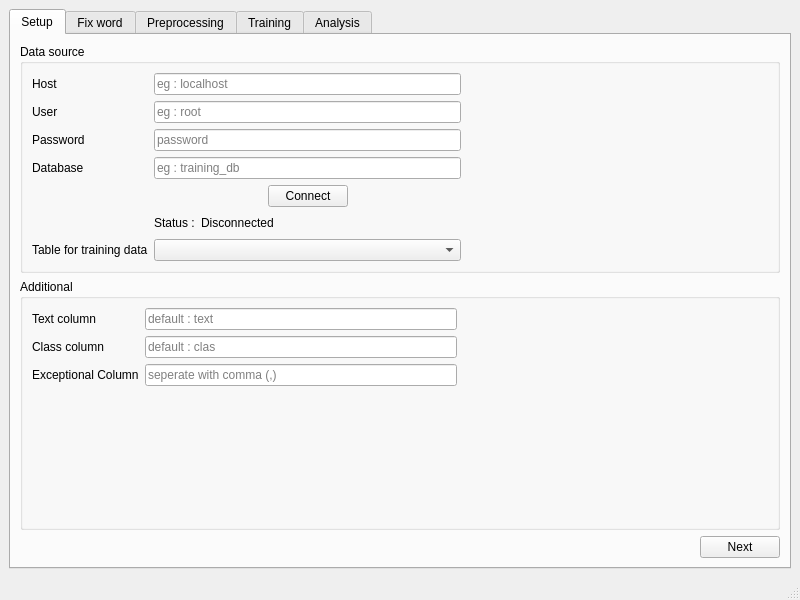
<?xml version="1.0" encoding="UTF-8"?>
<ui version="4.0">
 <class>MainWindow</class>
 <widget class="QMainWindow" name="MainWindow">
  <property name="geometry">
   <rect>
    <x>0</x>
    <y>0</y>
    <width>800</width>
    <height>600</height>
   </rect>
  </property>
  <property name="windowTitle">
   <string>Sentiment Analysis</string>
  </property>
  <widget class="QWidget" name="centralwidget">
   <layout class="QGridLayout" name="gridLayout">
    <item row="0" column="0">
     <widget class="QTabWidget" name="tabWidget">
      <property name="toolTip">
       <string/>
      </property>
      <property name="currentIndex">
       <number>0</number>
      </property>
      <widget class="QWidget" name="tab_setup">
       <attribute name="title">
        <string>Setup</string>
       </attribute>
       <layout class="QGridLayout" name="gridLayout_3">
        <item row="2" column="0">
         <spacer name="horizontalSpacer">
          <property name="orientation">
           <enum>Qt::Horizontal</enum>
          </property>
          <property name="sizeHint" stdset="0">
           <size>
            <width>40</width>
            <height>20</height>
           </size>
          </property>
         </spacer>
        </item>
        <item row="2" column="1">
         <widget class="QPushButton" name="pushButton_setup_next">
          <property name="text">
           <string>Next</string>
          </property>
         </widget>
        </item>
        <item row="1" column="0" colspan="2">
         <widget class="QGroupBox" name="groupBox_2">
          <property name="title">
           <string>Additional</string>
          </property>
          <layout class="QGridLayout" name="gridLayout_6">
           <item row="2" column="1">
            <widget class="QLineEdit" name="lineEdit_setup_except_col">
             <property name="toolTip">
              <string>&lt;html&gt;&lt;head/&gt;&lt;body&gt;&lt;p&gt;Column that not neccesary for process, eg : id column.&lt;/p&gt;&lt;/body&gt;&lt;/html&gt;</string>
             </property>
             <property name="placeholderText">
              <string>seperate with comma (,)</string>
             </property>
            </widget>
           </item>
           <item row="1" column="1">
            <widget class="QLineEdit" name="lineEdit_setup_clas_col">
             <property name="toolTip">
              <string>&lt;html&gt;&lt;head/&gt;&lt;body&gt;&lt;p&gt;Class column of data. Default : clas&lt;/p&gt;&lt;/body&gt;&lt;/html&gt;</string>
             </property>
             <property name="placeholderText">
              <string>default : clas</string>
             </property>
            </widget>
           </item>
           <item row="1" column="0">
            <widget class="QLabel" name="label_7">
             <property name="text">
              <string>Class column</string>
             </property>
            </widget>
           </item>
           <item row="0" column="0">
            <widget class="QLabel" name="label_6">
             <property name="text">
              <string>Text column</string>
             </property>
            </widget>
           </item>
           <item row="2" column="0">
            <widget class="QLabel" name="label_8">
             <property name="text">
              <string>Exceptional Column</string>
             </property>
            </widget>
           </item>
           <item row="0" column="1">
            <widget class="QLineEdit" name="lineEdit_setup_text_col">
             <property name="toolTip">
              <string>&lt;html&gt;&lt;head/&gt;&lt;body&gt;&lt;p&gt;Column for text to be process. Default : text&lt;/p&gt;&lt;/body&gt;&lt;/html&gt;</string>
             </property>
             <property name="placeholderText">
              <string>default : text</string>
             </property>
            </widget>
           </item>
           <item row="1" column="3">
            <spacer name="horizontalSpacer_5">
             <property name="orientation">
              <enum>Qt::Horizontal</enum>
             </property>
             <property name="sizeHint" stdset="0">
              <size>
               <width>40</width>
               <height>20</height>
              </size>
             </property>
            </spacer>
           </item>
           <item row="3" column="1">
            <spacer name="verticalSpacer">
             <property name="orientation">
              <enum>Qt::Vertical</enum>
             </property>
             <property name="sizeHint" stdset="0">
              <size>
               <width>20</width>
               <height>40</height>
              </size>
             </property>
            </spacer>
           </item>
          </layout>
          <zorder>label_6</zorder>
          <zorder>label_7</zorder>
          <zorder>label_8</zorder>
          <zorder>lineEdit_setup_except_col</zorder>
          <zorder>lineEdit_setup_clas_col</zorder>
          <zorder>lineEdit_setup_text_col</zorder>
          <zorder>horizontalSpacer_5</zorder>
          <zorder>verticalSpacer</zorder>
         </widget>
        </item>
        <item row="0" column="0" colspan="2">
         <widget class="QGroupBox" name="groupBox">
          <property name="title">
           <string>Data source</string>
          </property>
          <layout class="QGridLayout" name="gridLayout_4">
           <item row="0" column="0">
            <widget class="QLabel" name="label">
             <property name="text">
              <string>Host</string>
             </property>
            </widget>
           </item>
           <item row="1" column="0">
            <widget class="QLabel" name="label_2">
             <property name="text">
              <string>User</string>
             </property>
            </widget>
           </item>
           <item row="6" column="1">
            <widget class="QComboBox" name="comboBox_setup_table"/>
           </item>
           <item row="3" column="0">
            <widget class="QLabel" name="label_4">
             <property name="text">
              <string>Database</string>
             </property>
            </widget>
           </item>
           <item row="3" column="1">
            <widget class="QLineEdit" name="lineEdit_setup_db">
             <property name="toolTip">
              <string>&lt;html&gt;&lt;head/&gt;&lt;body&gt;&lt;p&gt;Database to use&lt;/p&gt;&lt;/body&gt;&lt;/html&gt;</string>
             </property>
             <property name="placeholderText">
              <string>eg : training_db</string>
             </property>
            </widget>
           </item>
           <item row="6" column="0">
            <widget class="QLabel" name="label_5">
             <property name="text">
              <string>Table for training data</string>
             </property>
            </widget>
           </item>
           <item row="4" column="2">
            <spacer name="horizontalSpacer_3">
             <property name="orientation">
              <enum>Qt::Horizontal</enum>
             </property>
             <property name="sizeHint" stdset="0">
              <size>
               <width>40</width>
               <height>20</height>
              </size>
             </property>
            </spacer>
           </item>
           <item row="2" column="0">
            <widget class="QLabel" name="label_3">
             <property name="text">
              <string>Password</string>
             </property>
            </widget>
           </item>
           <item row="2" column="1">
            <widget class="QLineEdit" name="lineEdit_setup_password">
             <property name="toolTip">
              <string>&lt;html&gt;&lt;head/&gt;&lt;body&gt;&lt;p&gt;User password&lt;/p&gt;&lt;/body&gt;&lt;/html&gt;</string>
             </property>
             <property name="echoMode">
              <enum>QLineEdit::Password</enum>
             </property>
             <property name="placeholderText">
              <string>password</string>
             </property>
            </widget>
           </item>
           <item row="0" column="1">
            <widget class="QLineEdit" name="lineEdit_setup_host">
             <property name="toolTip">
              <string>&lt;html&gt;&lt;head/&gt;&lt;body&gt;&lt;p&gt;Host of database server&lt;/p&gt;&lt;/body&gt;&lt;/html&gt;</string>
             </property>
             <property name="text">
              <string/>
             </property>
             <property name="placeholderText">
              <string>eg : localhost</string>
             </property>
            </widget>
           </item>
           <item row="1" column="1">
            <widget class="QLineEdit" name="lineEdit_setup_user">
             <property name="toolTip">
              <string>&lt;html&gt;&lt;head/&gt;&lt;body&gt;&lt;p&gt;Database user&lt;/p&gt;&lt;/body&gt;&lt;/html&gt;</string>
             </property>
             <property name="placeholderText">
              <string>eg : root</string>
             </property>
            </widget>
           </item>
           <item row="4" column="1">
            <layout class="QGridLayout" name="gridLayout_5">
             <item row="0" column="0">
              <spacer name="horizontalSpacer_2">
               <property name="orientation">
                <enum>Qt::Horizontal</enum>
               </property>
               <property name="sizeHint" stdset="0">
                <size>
                 <width>40</width>
                 <height>20</height>
                </size>
               </property>
              </spacer>
             </item>
             <item row="0" column="1">
              <widget class="QPushButton" name="pushButton_setup_connect">
               <property name="text">
                <string>Connect</string>
               </property>
              </widget>
             </item>
             <item row="0" column="2">
              <spacer name="horizontalSpacer_4">
               <property name="orientation">
                <enum>Qt::Horizontal</enum>
               </property>
               <property name="sizeHint" stdset="0">
                <size>
                 <width>40</width>
                 <height>20</height>
                </size>
               </property>
              </spacer>
             </item>
            </layout>
           </item>
           <item row="5" column="1">
            <layout class="QHBoxLayout" name="horizontalLayout">
             <item>
              <widget class="QLabel" name="label_12">
               <property name="text">
                <string>Status :</string>
               </property>
              </widget>
             </item>
             <item>
              <widget class="QLabel" name="label_setup_status_connect">
               <property name="text">
                <string>Disconnected</string>
               </property>
              </widget>
             </item>
             <item>
              <spacer name="horizontalSpacer_8">
               <property name="orientation">
                <enum>Qt::Horizontal</enum>
               </property>
               <property name="sizeHint" stdset="0">
                <size>
                 <width>40</width>
                 <height>20</height>
                </size>
               </property>
              </spacer>
             </item>
            </layout>
           </item>
          </layout>
         </widget>
        </item>
       </layout>
      </widget>
      <widget class="QWidget" name="tab_fix_word">
       <attribute name="title">
        <string>Fix word</string>
       </attribute>
       <layout class="QGridLayout" name="gridLayout_7">
        <item row="0" column="2" rowspan="4" colspan="3">
         <layout class="QGridLayout" name="gridLayout_10">
          <item row="0" column="0">
           <widget class="QTableWidget" name="tableWidget_fixword"/>
          </item>
         </layout>
        </item>
        <item row="4" column="4">
         <widget class="QPushButton" name="pushButton_fixword_next">
          <property name="text">
           <string>Next</string>
          </property>
         </widget>
        </item>
        <item row="4" column="2">
         <spacer name="horizontalSpacer_6">
          <property name="orientation">
           <enum>Qt::Horizontal</enum>
          </property>
          <property name="sizeHint" stdset="0">
           <size>
            <width>40</width>
            <height>20</height>
           </size>
          </property>
         </spacer>
        </item>
        <item row="2" column="1">
         <widget class="QPushButton" name="pushButton_fixword_save">
          <property name="text">
           <string>Save</string>
          </property>
         </widget>
        </item>
        <item row="3" column="1">
         <spacer name="verticalSpacer_2">
          <property name="orientation">
           <enum>Qt::Vertical</enum>
          </property>
          <property name="sizeHint" stdset="0">
           <size>
            <width>20</width>
            <height>40</height>
           </size>
          </property>
         </spacer>
        </item>
        <item row="0" column="0">
         <widget class="QLabel" name="label_9">
          <property name="text">
           <string>Word</string>
          </property>
         </widget>
        </item>
        <item row="1" column="0">
         <widget class="QLabel" name="label_10">
          <property name="text">
           <string>Word fix</string>
          </property>
         </widget>
        </item>
        <item row="0" column="1">
         <widget class="QLineEdit" name="lineEdit_fixword_word">
          <property name="readOnly">
           <bool>true</bool>
          </property>
          <property name="placeholderText">
           <string/>
          </property>
         </widget>
        </item>
        <item row="1" column="1">
         <widget class="QLineEdit" name="lineEdit_fixword_wordfix">
          <property name="toolTip">
           <string>Word fix</string>
          </property>
         </widget>
        </item>
        <item row="4" column="3">
         <widget class="QPushButton" name="pushButton_fixword_back">
          <property name="text">
           <string>Back</string>
          </property>
         </widget>
        </item>
       </layout>
      </widget>
      <widget class="QWidget" name="tab_preprocessing">
       <attribute name="title">
        <string>Preprocessing</string>
       </attribute>
       <layout class="QGridLayout" name="gridLayout_11">
        <item row="2" column="2">
         <widget class="QPushButton" name="pushButton_preprocessing_next">
          <property name="text">
           <string>Next</string>
          </property>
         </widget>
        </item>
        <item row="2" column="0">
         <spacer name="horizontalSpacer_7">
          <property name="orientation">
           <enum>Qt::Horizontal</enum>
          </property>
          <property name="sizeHint" stdset="0">
           <size>
            <width>40</width>
            <height>20</height>
           </size>
          </property>
         </spacer>
        </item>
        <item row="1" column="0" colspan="3">
         <widget class="QGroupBox" name="groupBox_4">
          <property name="title">
           <string>Result</string>
          </property>
          <layout class="QGridLayout" name="gridLayout_13">
           <item row="3" column="0" colspan="2">
            <widget class="QTableWidget" name="tableWidget_preprocessing_features_list_after"/>
           </item>
           <item row="3" column="2" colspan="6">
            <widget class="QTableWidget" name="tableWidget_preprocessing_vsm"/>
           </item>
           <item row="0" column="0" colspan="8">
            <layout class="QGridLayout" name="gridLayout_14">
             <item row="2" column="2">
              <widget class="QLabel" name="label_preprocessing_feature_after">
               <property name="text">
                <string>0</string>
               </property>
              </widget>
             </item>
             <item row="2" column="5">
              <widget class="QLabel" name="label_21">
               <property name="text">
                <string>%</string>
               </property>
              </widget>
             </item>
             <item row="1" column="2">
              <widget class="QLabel" name="label_preprocessing_feature_before">
               <property name="text">
                <string>0</string>
               </property>
              </widget>
             </item>
             <item row="1" column="1">
              <widget class="QLabel" name="label_17">
               <property name="text">
                <string>:</string>
               </property>
              </widget>
             </item>
             <item row="2" column="3">
              <widget class="QLabel" name="label_19">
               <property name="text">
                <string>Reduction : </string>
               </property>
              </widget>
             </item>
             <item row="2" column="1">
              <widget class="QLabel" name="label_18">
               <property name="text">
                <string>:</string>
               </property>
              </widget>
             </item>
             <item row="2" column="4">
              <widget class="QLabel" name="label_preprocessing_feature_reduction">
               <property name="text">
                <string>0</string>
               </property>
              </widget>
             </item>
             <item row="1" column="0">
              <widget class="QLabel" name="label_14">
               <property name="text">
                <string>Total feature before</string>
               </property>
              </widget>
             </item>
             <item row="2" column="0">
              <widget class="QLabel" name="label_15">
               <property name="text">
                <string>Total feature</string>
               </property>
              </widget>
             </item>
             <item row="2" column="6">
              <spacer name="horizontalSpacer_12">
               <property name="orientation">
                <enum>Qt::Horizontal</enum>
               </property>
               <property name="sizeHint" stdset="0">
                <size>
                 <width>40</width>
                 <height>20</height>
                </size>
               </property>
              </spacer>
             </item>
            </layout>
           </item>
           <item row="2" column="2" colspan="3">
            <widget class="QLabel" name="label_16">
             <property name="text">
              <string>Vector Space Model</string>
             </property>
            </widget>
           </item>
           <item row="2" column="0">
            <widget class="QLabel" name="label_20">
             <property name="text">
              <string>Feature</string>
             </property>
            </widget>
           </item>
          </layout>
         </widget>
        </item>
        <item row="0" column="0" colspan="3">
         <widget class="QGroupBox" name="groupBox_3">
          <property name="title">
           <string>Preprocessing setting</string>
          </property>
          <layout class="QGridLayout" name="gridLayout_12">
           <item row="2" column="1">
            <widget class="QLabel" name="label_11">
             <property name="text">
              <string>Number of feature</string>
             </property>
            </widget>
           </item>
           <item row="3" column="1">
            <widget class="QLabel" name="label_13">
             <property name="text">
              <string>Threshold</string>
             </property>
            </widget>
           </item>
           <item row="2" column="4">
            <spacer name="horizontalSpacer_9">
             <property name="orientation">
              <enum>Qt::Horizontal</enum>
             </property>
             <property name="sizeHint" stdset="0">
              <size>
               <width>40</width>
               <height>20</height>
              </size>
             </property>
            </spacer>
           </item>
           <item row="3" column="2" colspan="2">
            <widget class="QLineEdit" name="lineEdit_preprocessing_threshold">
             <property name="toolTip">
              <string>&lt;html&gt;&lt;head/&gt;&lt;body&gt;&lt;p&gt;Threshold feature to be taken, if below threshold then feature will be removed.&lt;/p&gt;&lt;/body&gt;&lt;/html&gt;</string>
             </property>
             <property name="placeholderText">
              <string>default : 0. no threshold - all feature selected</string>
             </property>
            </widget>
           </item>
           <item row="2" column="2" colspan="2">
            <widget class="QLineEdit" name="lineEdit_preprocessing_numberoffeature">
             <property name="toolTip">
              <string>&lt;html&gt;&lt;head/&gt;&lt;body&gt;&lt;p&gt;Number of feature taken.&lt;/p&gt;&lt;/body&gt;&lt;/html&gt;</string>
             </property>
             <property name="placeholderText">
              <string>default : 0, all feature selected</string>
             </property>
            </widget>
           </item>
           <item row="4" column="3" colspan="2">
            <widget class="QPushButton" name="pushButton_preprocessing_process">
             <property name="text">
              <string>Process</string>
             </property>
            </widget>
           </item>
           <item row="4" column="2">
            <spacer name="horizontalSpacer_10">
             <property name="orientation">
              <enum>Qt::Horizontal</enum>
             </property>
             <property name="sizeHint" stdset="0">
              <size>
               <width>40</width>
               <height>20</height>
              </size>
             </property>
            </spacer>
           </item>
           <item row="4" column="5">
            <spacer name="horizontalSpacer_11">
             <property name="orientation">
              <enum>Qt::Horizontal</enum>
             </property>
             <property name="sizeHint" stdset="0">
              <size>
               <width>40</width>
               <height>20</height>
              </size>
             </property>
            </spacer>
           </item>
           <item row="5" column="2" colspan="4">
            <widget class="QProgressBar" name="progressBar_preprocessing">
             <property name="value">
              <number>0</number>
             </property>
            </widget>
           </item>
           <item row="0" column="2">
            <layout class="QGridLayout" name="gridLayout_20">
             <item row="0" column="0">
              <widget class="QRadioButton" name="radioButton_preprocessing_nofeatureselection">
               <property name="toolTip">
                <string>&lt;html&gt;&lt;head/&gt;&lt;body&gt;&lt;p&gt;No feature selection process.&lt;/p&gt;&lt;/body&gt;&lt;/html&gt;</string>
               </property>
               <property name="text">
                <string>No feature selection</string>
               </property>
               <attribute name="buttonGroup">
                <string notr="true">buttonGroup_2</string>
               </attribute>
              </widget>
             </item>
             <item row="1" column="0">
              <widget class="QRadioButton" name="radioButton_preprocessing_featureselection_ig">
               <property name="toolTip">
                <string>&lt;html&gt;&lt;head/&gt;&lt;body&gt;&lt;p&gt;Perform a feature selection.&lt;/p&gt;&lt;/body&gt;&lt;/html&gt;</string>
               </property>
               <property name="text">
                <string>Feature selection (Information Gain)</string>
               </property>
               <attribute name="buttonGroup">
                <string notr="true">buttonGroup_2</string>
               </attribute>
              </widget>
             </item>
            </layout>
           </item>
           <item row="0" column="1">
            <layout class="QGridLayout" name="gridLayout_19">
             <item row="0" column="0">
              <widget class="QRadioButton" name="radioButton_preprocessing_nopreprocessing">
               <property name="toolTip">
                <string>&lt;html&gt;&lt;head/&gt;&lt;body&gt;&lt;p&gt;Will only remove symbol and lower case the text.&lt;/p&gt;&lt;/body&gt;&lt;/html&gt;</string>
               </property>
               <property name="text">
                <string>No preprocessing</string>
               </property>
               <attribute name="buttonGroup">
                <string notr="true">buttonGroup</string>
               </attribute>
              </widget>
             </item>
             <item row="1" column="0">
              <widget class="QRadioButton" name="radioButton_preprocessing_withpreprocessing">
               <property name="toolTip">
                <string>&lt;html&gt;&lt;head/&gt;&lt;body&gt;&lt;p&gt;Remove symbols, case folding, remove stopword, and do stemming.&lt;/p&gt;&lt;p&gt;&lt;br/&gt;&lt;/p&gt;&lt;/body&gt;&lt;/html&gt;</string>
               </property>
               <property name="text">
                <string>Preprocessing</string>
               </property>
               <attribute name="buttonGroup">
                <string notr="true">buttonGroup</string>
               </attribute>
              </widget>
             </item>
            </layout>
           </item>
          </layout>
         </widget>
        </item>
        <item row="2" column="1">
         <widget class="QPushButton" name="pushButton_preprocessing_back">
          <property name="text">
           <string>Back</string>
          </property>
         </widget>
        </item>
       </layout>
      </widget>
      <widget class="QWidget" name="tab_training">
       <attribute name="title">
        <string>Training</string>
       </attribute>
       <layout class="QGridLayout" name="gridLayout_15">
        <item row="2" column="1">
         <widget class="QPushButton" name="pushButton_training_back">
          <property name="text">
           <string>Back</string>
          </property>
         </widget>
        </item>
        <item row="2" column="2">
         <widget class="QPushButton" name="pushButton_training_analys">
          <property name="text">
           <string>Analysis Data</string>
          </property>
         </widget>
        </item>
        <item row="2" column="0">
         <spacer name="horizontalSpacer_13">
          <property name="orientation">
           <enum>Qt::Horizontal</enum>
          </property>
          <property name="sizeHint" stdset="0">
           <size>
            <width>40</width>
            <height>20</height>
           </size>
          </property>
         </spacer>
        </item>
        <item row="0" column="0" colspan="3">
         <widget class="QGroupBox" name="groupBox_5">
          <property name="title">
           <string>Training Classifier (Naive Bayes)</string>
          </property>
          <layout class="QGridLayout" name="gridLayout_16">
           <item row="5" column="4">
            <spacer name="horizontalSpacer_16">
             <property name="orientation">
              <enum>Qt::Horizontal</enum>
             </property>
             <property name="sizeHint" stdset="0">
              <size>
               <width>40</width>
               <height>20</height>
              </size>
             </property>
            </spacer>
           </item>
           <item row="6" column="4">
            <widget class="QLabel" name="label_34">
             <property name="text">
              <string>second</string>
             </property>
            </widget>
           </item>
           <item row="3" column="0">
            <widget class="QLabel" name="label_25">
             <property name="text">
              <string>Total class</string>
             </property>
            </widget>
           </item>
           <item row="4" column="0">
            <widget class="QLabel" name="label_23">
             <property name="text">
              <string>Total training data</string>
             </property>
            </widget>
           </item>
           <item row="5" column="0">
            <widget class="QLabel" name="label_24">
             <property name="text">
              <string>Total feature processed</string>
             </property>
            </widget>
           </item>
           <item row="4" column="3">
            <widget class="QLabel" name="label_training_total_data">
             <property name="text">
              <string>0</string>
             </property>
            </widget>
           </item>
           <item row="5" column="3">
            <widget class="QLabel" name="label_training_total_feature">
             <property name="text">
              <string>0</string>
             </property>
            </widget>
           </item>
           <item row="6" column="3">
            <widget class="QLabel" name="label_training_time">
             <property name="text">
              <string>0</string>
             </property>
            </widget>
           </item>
           <item row="3" column="3">
            <widget class="QLabel" name="label_training_total_class">
             <property name="text">
              <string>0</string>
             </property>
            </widget>
           </item>
           <item row="4" column="4" colspan="3">
            <widget class="QLabel" name="label_training_data_perclass">
             <property name="text">
              <string/>
             </property>
            </widget>
           </item>
           <item row="0" column="0" colspan="8">
            <layout class="QHBoxLayout" name="horizontalLayout_2">
             <item>
              <spacer name="horizontalSpacer_14">
               <property name="orientation">
                <enum>Qt::Horizontal</enum>
               </property>
               <property name="sizeHint" stdset="0">
                <size>
                 <width>40</width>
                 <height>20</height>
                </size>
               </property>
              </spacer>
             </item>
             <item>
              <widget class="QPushButton" name="pushButton_training">
               <property name="text">
                <string>Train data</string>
               </property>
              </widget>
             </item>
             <item>
              <spacer name="horizontalSpacer_15">
               <property name="orientation">
                <enum>Qt::Horizontal</enum>
               </property>
               <property name="sizeHint" stdset="0">
                <size>
                 <width>40</width>
                 <height>20</height>
                </size>
               </property>
              </spacer>
             </item>
            </layout>
           </item>
           <item row="2" column="0">
            <widget class="QLabel" name="label_training_status">
             <property name="text">
              <string/>
             </property>
            </widget>
           </item>
           <item row="6" column="0">
            <widget class="QLabel" name="label_26">
             <property name="text">
              <string>Time elapsed</string>
             </property>
            </widget>
           </item>
           <item row="3" column="2">
            <widget class="QLabel" name="label_27">
             <property name="text">
              <string>:</string>
             </property>
            </widget>
           </item>
           <item row="4" column="2">
            <widget class="QLabel" name="label_28">
             <property name="text">
              <string>:</string>
             </property>
            </widget>
           </item>
           <item row="6" column="2">
            <widget class="QLabel" name="label_30">
             <property name="text">
              <string>:</string>
             </property>
            </widget>
           </item>
           <item row="5" column="2">
            <widget class="QLabel" name="label_29">
             <property name="text">
              <string>:</string>
             </property>
            </widget>
           </item>
           <item row="5" column="6">
            <spacer name="horizontalSpacer_18">
             <property name="orientation">
              <enum>Qt::Horizontal</enum>
             </property>
             <property name="sizeHint" stdset="0">
              <size>
               <width>40</width>
               <height>20</height>
              </size>
             </property>
            </spacer>
           </item>
           <item row="5" column="5">
            <spacer name="horizontalSpacer_17">
             <property name="orientation">
              <enum>Qt::Horizontal</enum>
             </property>
             <property name="sizeHint" stdset="0">
              <size>
               <width>40</width>
               <height>20</height>
              </size>
             </property>
            </spacer>
           </item>
          </layout>
         </widget>
        </item>
        <item row="1" column="0" colspan="3">
         <widget class="QGroupBox" name="groupBox_training_eval">
          <property name="title">
           <string>Evaluation</string>
          </property>
          <layout class="QGridLayout" name="gridLayout_17">
           <item row="2" column="0" colspan="5">
            <layout class="QHBoxLayout" name="horizontalLayout_3">
             <item>
              <spacer name="horizontalSpacer_21">
               <property name="orientation">
                <enum>Qt::Horizontal</enum>
               </property>
               <property name="sizeHint" stdset="0">
                <size>
                 <width>40</width>
                 <height>20</height>
                </size>
               </property>
              </spacer>
             </item>
             <item>
              <widget class="QPushButton" name="pushButton_training_test">
               <property name="text">
                <string>Test</string>
               </property>
              </widget>
             </item>
             <item>
              <spacer name="horizontalSpacer_22">
               <property name="orientation">
                <enum>Qt::Horizontal</enum>
               </property>
               <property name="sizeHint" stdset="0">
                <size>
                 <width>40</width>
                 <height>20</height>
                </size>
               </property>
              </spacer>
             </item>
            </layout>
           </item>
           <item row="4" column="0" colspan="5">
            <spacer name="horizontalSpacer_24">
             <property name="orientation">
              <enum>Qt::Horizontal</enum>
             </property>
             <property name="sizeHint" stdset="0">
              <size>
               <width>40</width>
               <height>20</height>
              </size>
             </property>
            </spacer>
           </item>
           <item row="0" column="0">
            <widget class="QLabel" name="label_22">
             <property name="text">
              <string>K-Fold Cross Validation</string>
             </property>
            </widget>
           </item>
           <item row="1" column="1">
            <spacer name="horizontalSpacer_20">
             <property name="orientation">
              <enum>Qt::Horizontal</enum>
             </property>
             <property name="sizeHint" stdset="0">
              <size>
               <width>40</width>
               <height>20</height>
              </size>
             </property>
            </spacer>
           </item>
           <item row="3" column="0" colspan="5">
            <layout class="QGridLayout" name="gridLayout_18">
             <item row="1" column="1">
              <widget class="QLabel" name="label_38">
               <property name="text">
                <string>:</string>
               </property>
              </widget>
             </item>
             <item row="1" column="0">
              <widget class="QLabel" name="label_37">
               <property name="text">
                <string>Precision</string>
               </property>
              </widget>
             </item>
             <item row="0" column="0">
              <widget class="QLabel" name="label_32">
               <property name="text">
                <string>Accuration</string>
               </property>
              </widget>
             </item>
             <item row="0" column="4">
              <spacer name="horizontalSpacer_23">
               <property name="orientation">
                <enum>Qt::Horizontal</enum>
               </property>
               <property name="sizeHint" stdset="0">
                <size>
                 <width>40</width>
                 <height>20</height>
                </size>
               </property>
              </spacer>
             </item>
             <item row="0" column="1">
              <widget class="QLabel" name="label_33">
               <property name="text">
                <string>:</string>
               </property>
              </widget>
             </item>
             <item row="0" column="2">
              <widget class="QLabel" name="label_training_accuration">
               <property name="text">
                <string>0</string>
               </property>
              </widget>
             </item>
             <item row="0" column="3">
              <widget class="QLabel" name="label_36">
               <property name="text">
                <string>%</string>
               </property>
              </widget>
             </item>
             <item row="1" column="2">
              <widget class="QLabel" name="label_training_precision">
               <property name="text">
                <string>0</string>
               </property>
              </widget>
             </item>
             <item row="2" column="0">
              <widget class="QLabel" name="label_40">
               <property name="text">
                <string>Recall</string>
               </property>
              </widget>
             </item>
             <item row="2" column="1">
              <widget class="QLabel" name="label_41">
               <property name="text">
                <string>:</string>
               </property>
              </widget>
             </item>
             <item row="2" column="2">
              <widget class="QLabel" name="label_training_recall">
               <property name="text">
                <string>0</string>
               </property>
              </widget>
             </item>
            </layout>
           </item>
           <item row="6" column="0" colspan="5">
            <spacer name="horizontalSpacer_25">
             <property name="orientation">
              <enum>Qt::Horizontal</enum>
             </property>
             <property name="sizeHint" stdset="0">
              <size>
               <width>40</width>
               <height>20</height>
              </size>
             </property>
            </spacer>
           </item>
           <item row="1" column="0">
            <layout class="QGridLayout" name="gridLayout_8">
             <item row="0" column="1">
              <widget class="QLineEdit" name="lineEdit_training_fold">
               <property name="placeholderText">
                <string>default : 10</string>
               </property>
              </widget>
             </item>
             <item row="0" column="0">
              <widget class="QLabel" name="label_31">
               <property name="text">
                <string>Folds</string>
               </property>
              </widget>
             </item>
            </layout>
           </item>
           <item row="1" column="3">
            <spacer name="horizontalSpacer_27">
             <property name="orientation">
              <enum>Qt::Horizontal</enum>
             </property>
             <property name="sizeHint" stdset="0">
              <size>
               <width>40</width>
               <height>20</height>
              </size>
             </property>
            </spacer>
           </item>
           <item row="1" column="2">
            <spacer name="horizontalSpacer_19">
             <property name="orientation">
              <enum>Qt::Horizontal</enum>
             </property>
             <property name="sizeHint" stdset="0">
              <size>
               <width>40</width>
               <height>20</height>
              </size>
             </property>
            </spacer>
           </item>
           <item row="1" column="4">
            <spacer name="horizontalSpacer_26">
             <property name="orientation">
              <enum>Qt::Horizontal</enum>
             </property>
             <property name="sizeHint" stdset="0">
              <size>
               <width>40</width>
               <height>20</height>
              </size>
             </property>
            </spacer>
           </item>
           <item row="5" column="0" colspan="5">
            <layout class="QGridLayout" name="gridLayout_9">
             <item row="1" column="0">
              <widget class="QLineEdit" name="lineEdit_training_sentence">
               <property name="placeholderText">
                <string>Enter sentence here</string>
               </property>
              </widget>
             </item>
             <item row="1" column="1">
              <widget class="QPushButton" name="pushButton_training_test_sentence">
               <property name="text">
                <string>Test sentence</string>
               </property>
              </widget>
             </item>
             <item row="2" column="0">
              <widget class="QLabel" name="label_training_result_test_sentence">
               <property name="text">
                <string/>
               </property>
              </widget>
             </item>
             <item row="0" column="0">
              <widget class="QLabel" name="label_35">
               <property name="text">
                <string>Sentence Test</string>
               </property>
              </widget>
             </item>
            </layout>
           </item>
          </layout>
          <zorder>label_22</zorder>
          <zorder>horizontalSpacer_24</zorder>
          <zorder>horizontalSpacer_25</zorder>
          <zorder>gridLayoutWidget</zorder>
          <zorder>horizontalSpacer_20</zorder>
          <zorder>horizontalSpacer_19</zorder>
          <zorder>horizontalSpacer_26</zorder>
          <zorder>horizontalSpacer_27</zorder>
          <zorder>gridLayoutWidget_2</zorder>
         </widget>
        </item>
       </layout>
      </widget>
      <widget class="QWidget" name="tab_analysis">
       <attribute name="title">
        <string>Analysis</string>
       </attribute>
       <layout class="QGridLayout" name="gridLayout_2"/>
      </widget>
     </widget>
    </item>
   </layout>
  </widget>
  <widget class="QMenuBar" name="menubar">
   <property name="geometry">
    <rect>
     <x>0</x>
     <y>0</y>
     <width>800</width>
     <height>21</height>
    </rect>
   </property>
  </widget>
  <widget class="QStatusBar" name="statusbar"/>
 </widget>
 <resources/>
 <connections/>
 <buttongroups>
  <buttongroup name="buttonGroup"/>
  <buttongroup name="buttonGroup_2"/>
 </buttongroups>
</ui>
